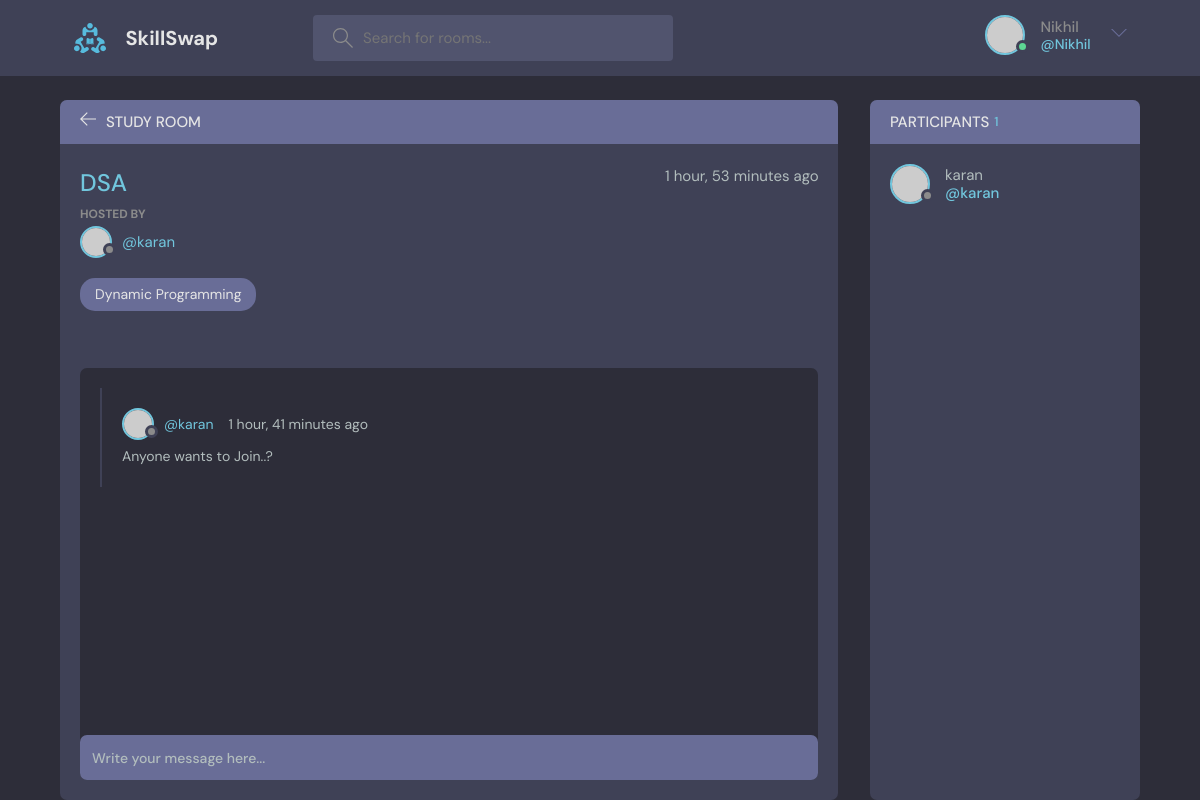
/room/10/ (signed in), run on the app's committed database.
### base/models.py (models this page shows, shortened)
class Room(models.Model):
    host = models.ForeignKey(User, on_delete = models.SET_NULL, null = True)
    topic = models.ForeignKey(Topic, on_delete = models.SET_NULL, null = True)
    name = models.CharField(max_length = 200)
    description = models.TextField(null= True, blank= True)
    participants = models.ManyToManyField(User, related_name='participants', blank=True)
    updated = models.DateTimeField(auto_now= True)
    created = models.DateTimeField(auto_now_add= True)
    class Meta:
        ordering = ['-updated', '-created']

class Topic(models.Model):
    name = models.CharField(max_length=200)
    def __str__(self):
        return self.name

class Message(models.Model):
    user = models.ForeignKey(User, on_delete = models.CASCADE)
    room = models.ForeignKey(Room, on_delete = models.CASCADE)
    body = models.TextField()
    updated = models.DateTimeField(auto_now = True)
    created = models.DateTimeField(auto_now_add = True)
    class Meta:
        ordering = ['-updated', '-created']

### base/views.py (the view, shortened to what this page needs)
# urls.py: path('room/<str:pk>/', views.getRoom)
@login_required(login_url='login')
def room(request, pk):
    room = Room.objects.get(id=pk)
    room_messages = room.message_set.all()
    participants = room.participants.all()
    context = {'room':room,'room_messages':room_messages, 'participants':participants}
    return render(request,'base/room.html', context)

### base/templates/base/room.html (shortened to what this page needs)
{% extends 'main.html' %}
{% block content %}
    <main class="profile-page layout layout--2">
      <div class="container">
        <div class="room">
          <div class="room__top">
            <div class="room__topLeft">
              <a href="{% url 'home' %}">
                <svg version="1.1" xmlns="http://www.w3.org/2000/svg" width="32" height="32" viewBox="0 0 32 32">
                  <title>arrow-left</title>
                  <path
                    d="M13.723 2.286l-13.723 13.714 13.719 13.714 1.616-1.611-10.96-10.96h27.625v-2.286h-27.625l10.965-10.965-1.616-1.607z"
                  ></path>
                </svg>
              </a>
              <h3>Study Room</h3>
            </div>
          </div>
          <div class="room__box scroll">
            <div class="room__header scroll">
              <div class="room__info">
                <h3>{{room.name}}</h3>
                <span>{{room.created|timesince}} ago</span>
              </div>
              <div class="room__hosted">
                <p>Hosted By</p>
                <a href="{% url 'user-profile' room.host.id %}" class="room__author">
                  <div class="avatar avatar--small">
                    <img src="https://randomuser.me/api/portraits/men/37.jpg" />
                  </div>
                  <span>@{{room.host.username}}</span>
                </a>
              </div>
              <span class="room__topics">{{room.topic}}</span>
            </div>
            <div class="room__conversation">
              <div class="threads scroll">
                {% for message in room_messages %}
                <div class="thread">
                  <div class="thread__top">
                    <div class="thread__author">
                      <a href="{% url 'user-profile' message.user.id %}" class="thread__authorInfo">
                        <div class="avatar avatar--small">
                          <img src="https://randomuser.me/api/portraits/men/37.jpg" />
                        </div>
                        <span>@{{message.user.username}}</span>
                      </a>
                      <span class="thread__date">{{message.created|timesince}} ago</span>
                    </div>
                  </div>
                  <div class="thread__details">
                   {{message.body}}
                  </div>
                </div>
                {% endfor %}
              </div>
            </div>
          </div>
          <div class="room__message">
            <form action="" method="post">
              <input name="body" placeholder="Write your message here..." /></form>
          </div>
        </div>
        <div class="participants">
          <h3 class="participants__top">Participants <span>{{participants.count}}</span></h3>
          <div class="participants__list scroll">
            {% for user in participants %}
            <a href="{% url 'user-profile' user.id %}" class="participant">
              <div class="avatar avatar--medium">
                <img src="https://randomuser.me/api/portraits/men/37.jpg" />
              </div>
              <p>
                {{user.username}}
                <span>@{{user.username}}</span>
              </p>
            </a>
            {% endfor %}
          </div>
        </div>
      </div>
    </main>
  {% endblock content %}

### templates/navbar.html (shortened to what this page needs)
{% load static %}
<header class="header header--loggedIn">
    <div class="container">
      <a href="{% url 'home' %}" class="header__logo">
        <img src="{% static 'images/logo.svg' %}" />
        <h1>SkillSwap</h1>
      </a>
      <form class="header__search" method="GET" action="{% url 'home' %}">
        <label>
          <input name="q" placeholder="Search for rooms..." />
        </label>
      </form>
      <nav class="header__menu">
        {% if request.user.is_authenticated%}
        <div class="header__user">
          <a href="{% url 'update-user' %}">
            <div class="avatar avatar--medium active">
              <img src="https://randomuser.me/api/portraits/men/22.jpg" />
            </div>
            <p>{{request.user.username}} <span>@{{request.user.username}}</span></p>
          </a>
          <button class="dropdown-button">
            <svg version="1.1" xmlns="http://www.w3.org/2000/svg" width="32" height="32" viewBox="0 0 32 32">
              <title>chevron-down</title>
              <path d="M16 21l-13-13h-3l16 16 16-16h-3l-13 13z"></path>
            </svg>
          </button>
        </div>
        {% else %}
        <a href="{% url 'login' %}">
          <img src="{% static 'images/avatar.svg' %}" />
          <p>Login</p>
        </a>
        {% endif %}
      </nav>
    </div>
  </header>

### data on the page
Room: name "DSA", created "1 hour, 53 minutes", host.username "karan", topic "Dynamic Programming"
Message: user.username "karan", created "1 hour, 41 minutes", body "Anyone wants to Join..?"

### other printed values
{{ request.user.username }} "Nikhil"
{{ participants.count }} "1"
{{ user.username }} "karan"
